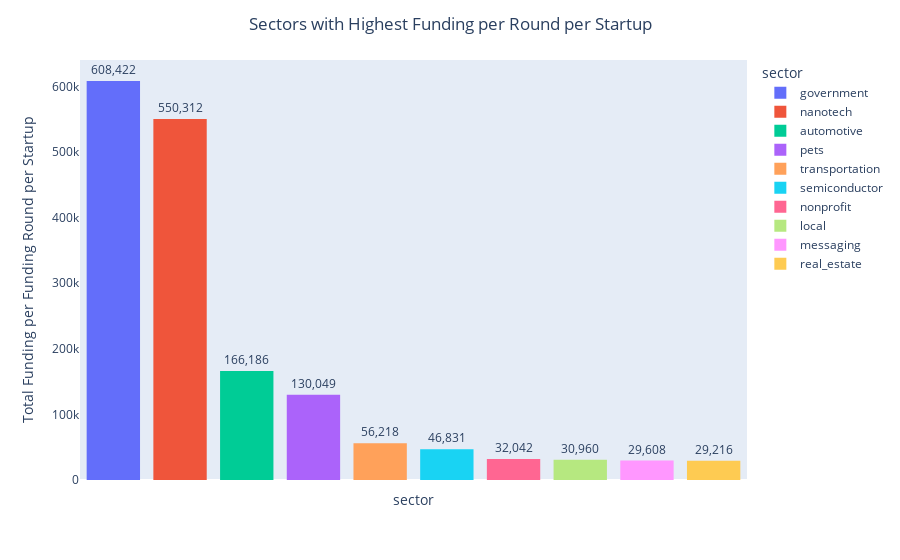

This figure's notebook cell:
### Code cell
fig4= px.bar(
    by_startup_5,
    x="sector",
    y="funding_per_round_per_startup",
    color= "sector",
    text="funding_per_round_per_startup"
)

fig4.update_traces(
    texttemplate= "%{text:,.0f}",
    textposition='outside',
    marker=dict(line=dict(width=0))
)

fig4.update_yaxes(showticklabels=True, showgrid=False,title= "Total Funding per Funding Round per Startup")
fig4.update_xaxes(showticklabels= False, showgrid= False, title="sector")
fig4.update_layout(
    title= 'Sectors with Highest Funding per Round per Startup',
    title_x=0.5
)
fig4.show()

### Figure 1 — Plotly figure (JSON) as saved in the notebook; plotly's stock layout.template omitted (floating-point values rounded to 4 significant figures)
{"data": [{"hovertemplate": "sector=%{x}<br>funding_per_round_per_startup=%{text}<extra></extra>", "legendgroup": "government", "marker": {"color": "#636efa", "line": {"width": 0}, "pattern": {"shape": ""}}, "name": "government", "orientation": "v", "showlegend": true, "text": [608400.0], "textposition": "outside", "texttemplate": "%{text:,.0f}", "type": "bar", "x": ["government"], "xaxis": "x", "y": [608400.0], "yaxis": "y"}, {"hovertemplate": "sector=%{x}<br>funding_per_round_per_startup=%{text}<extra></extra>", "legendgroup": "nanotech", "marker": {"color": "#EF553B", "line": {"width": 0}, "pattern": {"shape": ""}}, "name": "nanotech", "orientation": "v", "showlegend": true, "text": [550300.0], "textposition": "outside", "texttemplate": "%{text:,.0f}", "type": "bar", "x": ["nanotech"], "xaxis": "x", "y": [550300.0], "yaxis": "y"}, {"hovertemplate": "sector=%{x}<br>funding_per_round_per_startup=%{text}<extra></extra>", "legendgroup": "automotive", "marker": {"color": "#00cc96", "line": {"width": 0}, "pattern": {"shape": ""}}, "name": "automotive", "orientation": "v", "showlegend": true, "text": [166200.0], "textposition": "outside", "texttemplate": "%{text:,.0f}", "type": "bar", "x": ["automotive"], "xaxis": "x", "y": [166200.0], "yaxis": "y"}, {"hovertemplate": "sector=%{x}<br>funding_per_round_per_startup=%{text}<extra></extra>", "legendgroup": "pets", "marker": {"color": "#ab63fa", "line": {"width": 0}, "pattern": {"shape": ""}}, "name": "pets", "orientation": "v", "showlegend": true, "text": [130000.0], "textposition": "outside", "texttemplate": "%{text:,.0f}", "type": "bar", "x": ["pets"], "xaxis": "x", "y": [130000.0], "yaxis": "y"}, {"hovertemplate": "sector=%{x}<br>funding_per_round_per_startup=%{text}<extra></extra>", "legendgroup": "transportation", "marker": {"color": "#FFA15A", "line": {"width": 0}, "pattern": {"shape": ""}}, "name": "transportation", "orientation": "v", "showlegend": true, "text": [56220.0], "textposition": "outside", "texttemplate": "%{text:,.0f}", "type": "bar", "x": ["transportation"], "xaxis": "x", "y": [56220.0], "yaxis": "y"}, {"hovertemplate": "sector=%{x}<br>funding_per_round_per_startup=%{text}<extra></extra>", "legendgroup": "semiconductor", "marker": {"color": "#19d3f3", "line": {"width": 0}, "pattern": {"shape": ""}}, "name": "semiconductor", "orientation": "v", "showlegend": true, "text": [46830.0], "textposition": "outside", "texttemplate": "%{text:,.0f}", "type": "bar", "x": ["semiconductor"], "xaxis": "x", "y": [46830.0], "yaxis": "y"}, {"hovertemplate": "sector=%{x}<br>funding_per_round_per_startup=%{text}<extra></extra>", "legendgroup": "nonprofit", "marker": {"color": "#FF6692", "line": {"width": 0}, "pattern": {"shape": ""}}, "name": "nonprofit", "orientation": "v", "showlegend": true, "text": [32040.0], "textposition": "outside", "texttemplate": "%{text:,.0f}", "type": "bar", "x": ["nonprofit"], "xaxis": "x", "y": [32040.0], "yaxis": "y"}, {"hovertemplate": "sector=%{x}<br>funding_per_round_per_startup=%{text}<extra></extra>", "legendgroup": "local", "marker": {"color": "#B6E880", "line": {"width": 0}, "pattern": {"shape": ""}}, "name": "local", "orientation": "v", "showlegend": true, "text": [30960.0], "textposition": "outside", "texttemplate": "%{text:,.0f}", "type": "bar", "x": ["local"], "xaxis": "x", "y": [30960.0], "yaxis": "y"}, {"hovertemplate": "sector=%{x}<br>funding_per_round_per_startup=%{text}<extra></extra>", "legendgroup": "messaging", "marker": {"color": "#FF97FF", "line": {"width": 0}, "pattern": {"shape": ""}}, "name": "messaging", "orientation": "v", "showlegend": true, "text": [29610.0], "textposition": "outside", "texttemplate": "%{text:,.0f}", "type": "bar", "x": ["messaging"], "xaxis": "x", "y": [29610.0], "yaxis": "y"}, {"hovertemplate": "sector=%{x}<br>funding_per_round_per_startup=%{text}<extra></extra>", "legendgroup": "real_estate", "marker": {"color": "#FECB52", "line": {"width": 0}, "pattern": {"shape": ""}}, "name": "real_estate", "orientation": "v", "showlegend": true, "text": [29220.0], "textposition": "outside", "texttemplate": "%{text:,.0f}", "type": "bar", "x": ["real_estate"], "xaxis": "x", "y": [29220.0], "yaxis": "y"}], "layout": {"barmode": "relative", "legend": {"title": {"text": "sector"}, "tracegroupgap": 0}, "margin": {"t": 60}, "title": {"text": "Sectors with Highest Funding per Round per Startup", "x": 0.5}, "xaxis": {"anchor": "y", "categoryarray": ["government", "nanotech", "automotive", "pets", "transportation", "semiconductor", "nonprofit", "local", "messaging", "real_estate"], "categoryorder": "array", "domain": [0, 1], "showgrid": false, "showticklabels": false, "title": {"text": "sector"}}, "yaxis": {"anchor": "x", "domain": [0, 1], "showgrid": false, "showticklabels": true, "title": {"text": "Total Funding per Funding Round per Startup"}}}}
